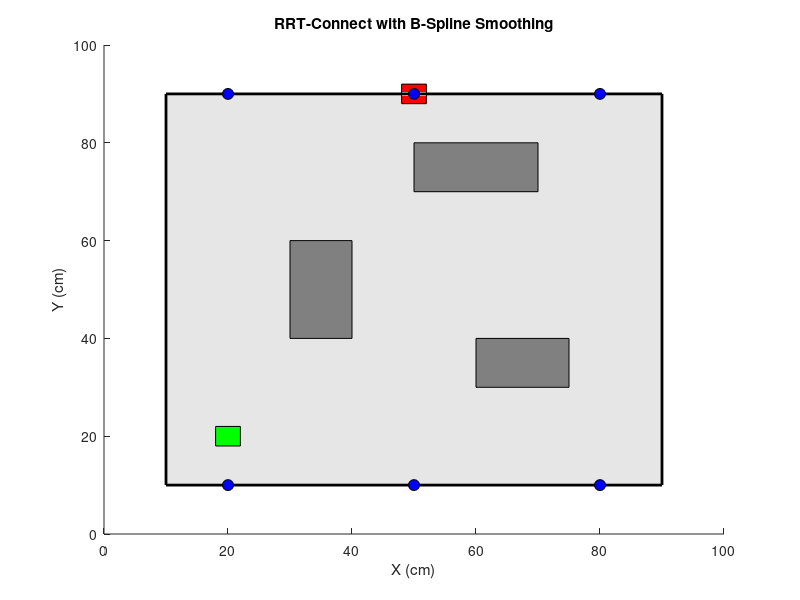

This figure's MATLAB source: (Note: this script raises an error after producing the figure.)
clc;
clear;
close all;

% 桌面尺寸和目标点设置
workspace = [0, 100; 0, 100];
table = [10, 10, 80, 80];
start_point = [20, 20];
players = [20, 10; 50, 10; 80, 10; 20, 90; 50, 90; 80, 90];
target_player = 5;
goal_point = players(target_player, :);

% 定义障碍物
obstacles = [
    30, 40, 10, 20;
    60, 30, 15, 10;
    50, 70, 20, 10
];

% 参数设置
max_iter = 500;
step_size = 5;

% 初始化两棵树
T_start = start_point;
T_goal = goal_point;
parent_start = 0;  % T_start 的父节点索引
parent_goal = 0;   % T_goal 的父节点索引
path_found = false;

% 绘制桌面
figure;
hold on;
axis([workspace(1, 1), workspace(1, 2), workspace(2, 1), workspace(2, 2)]);
rectangle('Position', table, 'EdgeColor', 'k', 'LineWidth', 2, 'FaceColor', [0.9, 0.9, 0.9]);
rectangle('Position', [start_point - [2, 2], 4, 4], 'FaceColor', 'g', 'EdgeColor', 'k');
rectangle('Position', [goal_point - [2, 2], 4, 4], 'FaceColor', 'r', 'EdgeColor', 'k');
for i = 1:size(players, 1)
    plot(players(i, 1), players(i, 2), 'o', 'MarkerSize', 8, 'MarkerFaceColor', 'b', 'MarkerEdgeColor', 'k');
end
for i = 1:size(obstacles, 1)
    rectangle('Position', obstacles(i, :), 'FaceColor', [0.5, 0.5, 0.5], 'EdgeColor', 'k');
end
title('RRT-Connect with B-Spline Smoothing');
xlabel('X (cm)');
ylabel('Y (cm)');

% 主循环
for iter = 1:max_iter
    % 随机采样点
    random_point = [rand * 100, rand * 100];
    
    % 从 T_start 扩展
    [q_near_idx, q_near] = nearestNode(T_start, random_point);
    q_new = steer(q_near, random_point, step_size);
    if isCollision(q_new, obstacles) || ~inWorkspace(q_new, table)
        continue;
    end
    T_start = [T_start; q_new];
    parent_start = [parent_start; q_near_idx];
    line([q_near(1), q_new(1)], [q_near(2), q_new(2)], 'Color', 'b');
    drawnow;
    
    % 尝试连接到 T_goal
    [q_near_goal_idx, q_near_goal] = nearestNode(T_goal, q_new);
    q_connect = steer(q_near_goal, q_new, step_size);
    if ~isCollision(q_connect, obstacles) && norm(q_connect - q_new) < step_size
        T_goal = [T_goal; q_connect];
        parent_goal = [parent_goal; q_near_goal_idx];
        path_found = true;
        break;
    end
    
    % 交换树
    [T_start, T_goal] = deal(T_goal, T_start);
    [parent_start, parent_goal] = deal(parent_goal, parent_start);
end

% 绘制路径
if path_found
    disp('Path found using RRT-Connect!');
    path = plotPath(T_start, T_goal, parent_start, parent_goal);
    
    % B样条平滑路径
    smoothPath = bsplineSmooth(path);
    plot(smoothPath(:, 1), smoothPath(:, 2), 'r', 'LineWidth', 2);
else
    disp('Failed to find a path.');
end

% ---- Helper Functions ----
function [idx, q_near] = nearestNode(tree, point)
    distances = sqrt(sum((tree - point).^2, 2));
    [~, idx] = min(distances);
    q_near = tree(idx, :);
end

function q_new = steer(q_near, q_rand, step)
    direction = (q_rand - q_near) / norm(q_rand - q_near);
    q_new = q_near + step * direction;
end

function in = inWorkspace(point, table)
    in = point(1) >= table(1) && point(1) <= table(1) + table(3) && ...
         point(2) >= table(2) && point(2) <= table(2) + table(4);
end

function path = plotPath(T_start, T_goal, parent_start, parent_goal)
    path = [];
    current_idx = size(T_start, 1);
    while current_idx > 0
        path = [T_start(current_idx, :); path];
        current_idx = parent_start(current_idx);
    end
    current_idx = size(T_goal, 1);
    while current_idx > 0
        path = [path; T_goal(current_idx, :)];
        current_idx = parent_goal(current_idx);
    end
    plot(path(:, 1), path(:, 2), 'g', 'LineWidth', 2);
end

function collision = isCollision(point, obstacles)
    collision = false;
    for i = 1:size(obstacles, 1)
        obs = obstacles(i, :);
        if point(1) > obs(1) && point(1) < obs(1) + obs(3) && ...
           point(2) > obs(2) && point(2) < obs(2) + obs(4)
            collision = true;
            break;
        end
    end
end

function smoothPath = bsplineSmooth(path)
    t = 1:size(path, 1);
    t_interp = linspace(1, size(path, 1), 100); % 增加采样点
    x_smooth = spline(t, path(:, 1), t_interp);
    y_smooth = spline(t, path(:, 2), t_interp);
    smoothPath = [x_smooth', y_smooth'];
end
